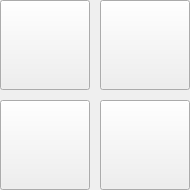
     <widget class="QWidget" name="page1">
      <property name="geometry">
       <rect>
        <x>0</x>
        <y>0</y>
        <width>190</width>
        <height>190</height>
       </rect>
      </property>
      <property name="contextMenuPolicy">
       <enum>Qt::DefaultContextMenu</enum>
      </property>
      <property name="toolTip">
       <string>&lt;html&gt;&lt;head/&gt;&lt;body&gt;&lt;p&gt;&lt;br/&gt;&lt;/p&gt;&lt;/body&gt;&lt;/html&gt;</string>
      </property>
      <property name="whatsThis">
       <string>&lt;html&gt;&lt;head/&gt;&lt;body&gt;&lt;p&gt;&lt;br/&gt;&lt;/p&gt;&lt;p&gt;&lt;br/&gt;&lt;/p&gt;&lt;/body&gt;&lt;/html&gt;</string>
      </property>
      <property name="accessibleName">
       <string/>
      </property>
      <property name="styleSheet">
       <string notr="true">border-image: url(:/pic_main/weather.png);</string>
      </property>
      <attribute name="icon">
       <iconset resource="pic1.qrc">
        <normaloff>:/pic_main/location_2.png</normaloff>
        <disabledoff>:/pic_main/location_off.png</disabledoff>
        <disabledon>:/pic_main/location_off.png</disabledon>
        <activeoff>:/pic_main/location_off.png</activeoff>:/pic_main/location_2.png</iconset>
      </attribute>
      <attribute name="label">
       <string>南昌地区(东）</string>
      </attribute>
      <widget class="QPushButton" name="jxnu_Button">
       <property name="geometry">
        <rect>
         <x>0</x>
         <y>0</y>
         <width>90</width>
         <height>90</height>
        </rect>
       </property>
       <property name="cursor">
        <cursorShape>PointingHandCursor</cursorShape>
       </property>
       <property name="styleSheet">
        <string notr="true">image: url(:/pic_toolBox/jxnu.jpg);</string>
       </property>
       <property name="text">
        <string/>
       </property>
      </widget>
      <widget class="QPushButton" name="ncgc_Button">
       <property name="geometry">
        <rect>
         <x>100</x>
         <y>0</y>
         <width>90</width>
         <height>90</height>
        </rect>
       </property>
       <property name="cursor">
        <cursorShape>PointingHandCursor</cursorShape>
       </property>
       <property name="styleSheet">
        <string notr="true">image: url(:/pic_toolBox/ncgc.jpg);</string>
       </property>
       <property name="text">
        <string/>
       </property>
      </widget>
      <widget class="QPushButton" name="wywm_Button">
       <property name="geometry">
        <rect>
         <x>0</x>
         <y>100</y>
         <width>90</width>
         <height>90</height>
        </rect>
       </property>
       <property name="cursor">
        <cursorShape>PointingHandCursor</cursorShape>
       </property>
       <property name="styleSheet">
        <string notr="true">image: url(:/pic_toolBox/wywm.jpg);</string>
       </property>
       <property name="text">
        <string/>
       </property>
      </widget>
      <widget class="QPushButton" name="jxnu_Button_3">
       <property name="geometry">
        <rect>
         <x>100</x>
         <y>100</y>
         <width>90</width>
         <height>90</height>
        </rect>
       </property>
       <property name="cursor">
        <cursorShape>PointingHandCursor</cursorShape>
       </property>
       <property name="styleSheet">
        <string notr="true">image: url(:/pic_toolBox/jxkj_2.png);</string>
       </property>
       <property name="text">
        <string/>
       </property>
      </widget>
      <widget class="QLabel" name="xian">
       <property name="geometry">
        <rect>
         <x>0</x>
         <y>90</y>
         <width>200</width>
         <height>10</height>
        </rect>
       </property>
       <property name="styleSheet">
        <string notr="true">border-image: url(:/pic_toolBox/string.png);</string>
       </property>
       <property name="text">
        <string/>
       </property>
      </widget>
      <widget class="QLabel" name="xian_2">
       <property name="geometry">
        <rect>
         <x>90</x>
         <y>0</y>
         <width>10</width>
         <height>191</height>
        </rect>
       </property>
       <property name="styleSheet">
        <string notr="true">border-image: url(:/pic_toolBox/string.png);</string>
       </property>
       <property name="text">
        <string/>
       </property>
      </widget>
     </widget>
